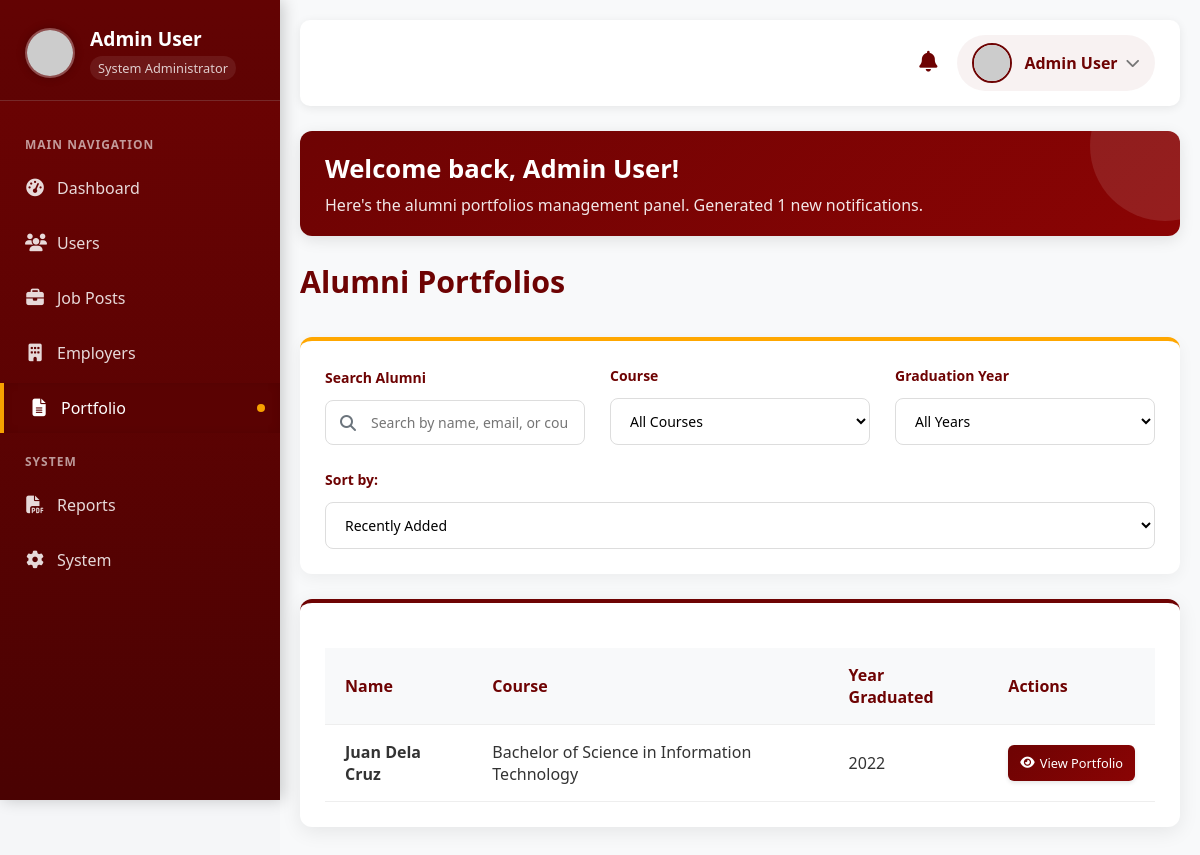
The app's page /admin_portfolio.php (signed in), older data.
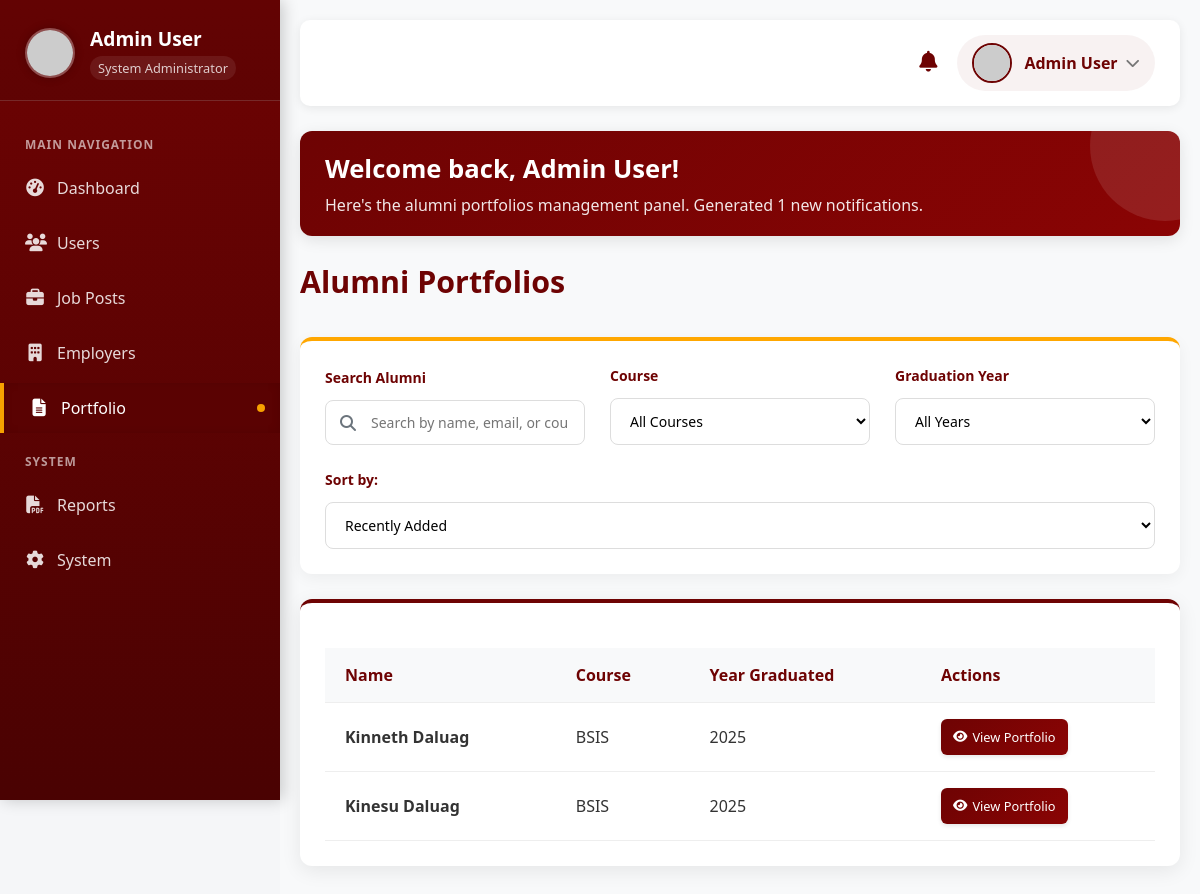
The same page, newer data.
### tables this page shows
CREATE TABLE `graduates` (
  `grad_id` int NOT NULL AUTO_INCREMENT,
  `grad_usr_id` int NOT NULL,
  `grad_school_id` varchar(255) NOT NULL,
  `grad_degree` varchar(255) NOT NULL,
  `grad_year_graduated` year NOT NULL,
  `grad_job_preference` varchar(255) NOT NULL,
  `grad_summary` text,
  `grad_created_at` timestamp NULL DEFAULT CURRENT_TIMESTAMP,
  `grad_updated_at` timestamp NULL DEFAULT CURRENT_TIMESTAMP ON UPDATE CURRENT_TIMESTAMP,
  PRIMARY KEY (`grad_id`),
  UNIQUE KEY `grad_usr_id` (`grad_usr_id`),
  KEY `idx_grad_usr_id` (`grad_usr_id`),
  CONSTRAINT `graduates_ibfk_1` FOREIGN KEY (`grad_usr_id`) REFERENCES `users` (`usr_id`) ON DELETE CASCADE
);

CREATE TABLE `users` (
  `usr_id` int NOT NULL AUTO_INCREMENT,
  `usr_name` varchar(100) NOT NULL,
  `usr_email` varchar(100) NOT NULL,
  `usr_phone` varchar(15) DEFAULT NULL,
  `usr_password` varchar(255) NOT NULL,
  `usr_profile_photo` varchar(255) DEFAULT NULL,
  `usr_role` enum('admin','graduate','employer','staff') DEFAULT NULL,
  `usr_gender` enum('Male','Female','Other') DEFAULT NULL,
  `usr_birthdate` date DEFAULT NULL,
  `usr_address` varchar(255) DEFAULT NULL,
  `usr_is_approved` tinyint(1) DEFAULT '0',
  `usr_account_status` enum('active','pending','suspended','inactive') DEFAULT 'pending',
  `usr_failed_login_attempts` int DEFAULT '0',
  `usr_last_login` timestamp NULL DEFAULT NULL,
  `usr_reset_token` varchar(255) DEFAULT NULL,
  `usr_reset_expiry` timestamp NULL DEFAULT NULL,
  `usr_created_at` timestamp NULL DEFAULT CURRENT_TIMESTAMP,
  `usr_updated_at` timestamp NULL DEFAULT CURRENT_TIMESTAMP ON UPDATE CURRENT_TIMESTAMP,
  PRIMARY KEY (`usr_id`),
  UNIQUE KEY `usr_email` (`usr_email`),
  UNIQUE KEY `usr_phone` (`usr_phone`),
  KEY `idx_usr_email` (`usr_email`),
  KEY `idx_usr_role` (`usr_role`),
  KEY `idx_usr_status` (`usr_account_status`)
);

### admin_portfolio.php (the view, shortened to what the changed rows need)
<?php
$host = "localhost";
$dbname = "growth_db";
$username = "root";
$password = "06162004";
try {
    $conn = new PDO("mysql:host=$host;dbname=$dbname", $username, $password);
    $conn->setAttribute(PDO::ATTR_ERRMODE, PDO::ERRMODE_EXCEPTION);
} catch (PDOException $e) {
    die("Database Connection Failed: " . $e->getMessage());
}
$admin_id = $_SESSION['user_id'];
$admin_stmt = $conn->prepare("SELECT * FROM users WHERE usr_id = :id");
$admin_stmt->bindParam(':id', $admin_id);
$admin_stmt->execute();
$admin_user = $admin_stmt->fetch(PDO::FETCH_ASSOC);
$sort_by = $_GET['sort'] ?? 'recent';
$query = "
    SELECT
        u.usr_id,
        u.usr_name,
        u.usr_email,
        u.usr_phone,
        u.usr_created_at,
        u.usr_profile_photo,
        u.usr_gender,
        u.usr_birthdate,
        g.grad_degree,
        g.grad_year_graduated,
        g.grad_job_preference,
        g.grad_school_id,
        g.grad_summary
    FROM users u
    INNER JOIN graduates g ON u.usr_id = g.grad_usr_id
    WHERE u.usr_role = 'graduate' AND u.usr_is_approved = TRUE
";
switch ($sort_by) {
    case 'recent':
    default:
        $query .= " ORDER BY u.usr_created_at DESC";
        break;
}
try {
    $stmt = $conn->prepare($query);
    $stmt->execute();
    $graduates = $stmt->fetchAll(PDO::FETCH_ASSOC);
} catch (PDOException $e) {
    $error = "Error fetching graduates: " . $e->getMessage();
    $graduates = [];
}
$current_url_params = [];
$current_url = "admin_portfolio.php?" . http_build_query($current_url_params);
?>
<!DOCTYPE html>
<html lang="en">
<head>
    <link rel="stylesheet" href="https://cdnjs.cloudflare.com/ajax/libs/font-awesome/6.4.0/css/all.min.css">
</head>
<body>
    <div class="main-content">
        <div class="welcome-message">
            <h2>Welcome back, <?= htmlspecialchars($admin_user['usr_name']) ?>!</h2>
        </div>
        <div class="page-header">
            <h1 class="page-title">Alumni Portfolios</h1>
        </div>
        <div class="table-container">
            <table>
                <thead>
                    <tr>
                        <th>Name</th>
                        <th>Course</th>
                        <th>Year Graduated</th>
                        <th>Actions</th>
                    </tr>
                </thead>
                <tbody>
                    <?php if (!empty($graduates)): ?>
                        <?php foreach ($graduates as $graduate): ?>
                            <tr>
                                <td><strong><?= htmlspecialchars($graduate['usr_name']) ?></strong></td>
                                <td><?= htmlspecialchars($graduate['grad_degree']) ?></td>
                                <td><?= htmlspecialchars($graduate['grad_year_graduated']) ?></td>
                                <td>
                                    <div class="action-buttons">
                                        <a href="<?= $current_url ?>&view_portfolio=<?= $graduate['usr_id'] ?>" class="action-btn view">
                                            <i class="fas fa-eye"></i> View Portfolio
                                        </a>
                                    </div>
                                </td>
                            </tr>
                        <?php endforeach; ?>
                    <?php endif; ?>
                </tbody>
            </table>
        </div>
    </div>
</body>
</html>

Row changes from the older to the newer data that the page shows:
removed graduates: grad_usr.usr_name "Juan Dela Cruz", grad_degree "Bachelor of Science in Information Technology", grad_year_graduated "2022"
added graduates: grad_usr.usr_name "Kinneth Daluag", grad_degree "BSIS", grad_year_graduated "2025"
added graduates: grad_usr.usr_name "Kinesu Daluag", grad_degree "BSIS", grad_year_graduated "2025"
